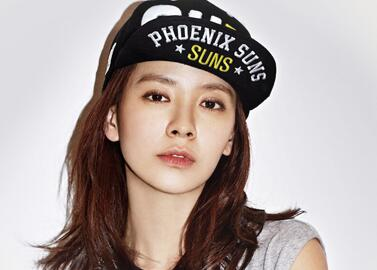
#> input picture assets/sample_2.jpg, 377 x 270 px
$ python 17.laplacian_filter.py   (older library calls are emulated)
#> lines starting #> are read from the running program, lines starting #| are printed output that depends on the picture
# -*- encoding: utf-8 -*-
import cv2 as cv
import numpy as np


def BGR2GRAY(img):
    b = img[:, :, 0].copy()
    g = img[:, :, 1].copy()
    r = img[:, :, 2].copy()

    out = 0.2126 * r + 0.7152 * g + 0.0722 * b
    out = out.astype(np.uint8)
    return out


def laplacian_filter(img):
    H, W, _ = img.shape
    padding = 1
    gray = BGR2GRAY(img)
    out = np.zeros((H + padding * 2, W + padding * 2), dtype=np.float)
    out[padding:padding + H, padding:padding + W] = gray.copy().astype(np.float)
    tmp = out.copy()

    k = [[0., 1., 0.], [1., -4., 1.], [0., 1., 0.]]
    for x in range(H):
        for y in range(W):
            out[padding + x, padding + y] = np.sum(k * tmp[x:x + 3, y:y + 3])
    out = np.clip(out, 0, 255)
    out = out[padding:padding + H, padding:padding + W].astype(np.uint8)
    return out


def main():
    img = cv.imread('../assets/sample_2.jpg')
#> img is the input picture: shape (270, 377, 3); mean B, G, R 161, 164.1, 176.2
    out_v = laplacian_filter(img)
#> in BGR2GRAY, `b = img[:, :, 0].copy()`:
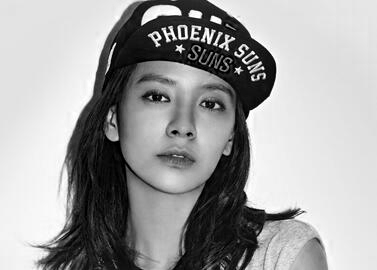
#> b: shape (270, 377); min 0, max 255, mean 161
#> in BGR2GRAY, `g = img[:, :, 1].copy()`:
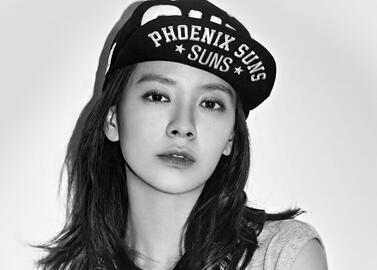
#> g: shape (270, 377); min 0, max 255, mean 164.1
#> in BGR2GRAY, `r = img[:, :, 2].copy()`:
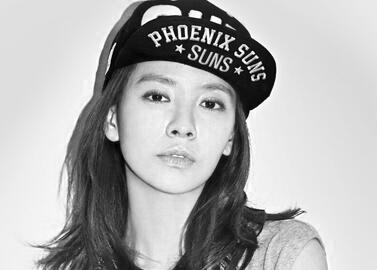
#> r: shape (270, 377); min 0, max 255, mean 176.2
#> in laplacian_filter, `out[padding:padding + H, padding:padding + W] = gray.copy().astype(np...`:
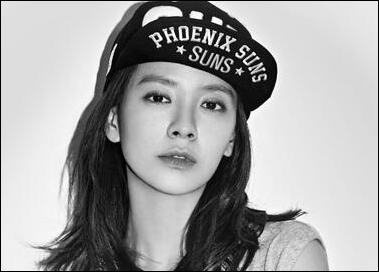
#> out: shape (272, 379) float64; min 0, max 254, mean 163.9
#> after the loop in laplacian_filter, `for x in range(H):`:
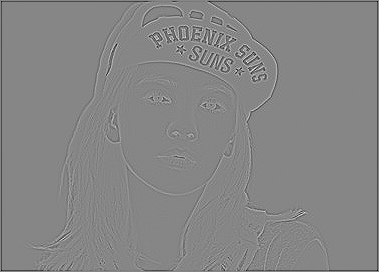
#> out: shape (272, 379) float64; min -502, max 451, mean -2.4; drawn with min black and max white
#> in laplacian_filter, `out = np.clip(out, 0, 255)`:
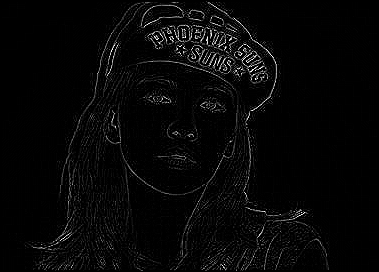
#> out: shape (272, 379) float64; min 0, max 255, mean 7.2
#> in laplacian_filter, `out = out[padding:padding + H, padding:padding + W].astype(np.uint8)`:
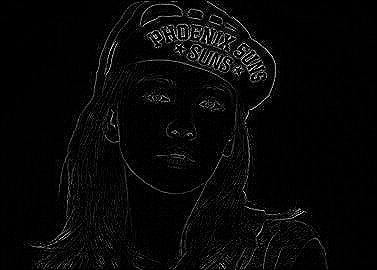
#> out: shape (270, 377); min 0, max 255, mean 7.3
    cv.imshow('', out_v)
    cv.waitKey(0)


if __name__ == '__main__':
    main()

$ run again, with assets/sample_1.jpg copied over assets/sample_2.jpg
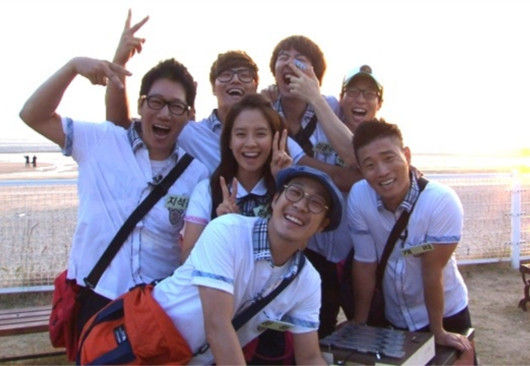
#> input picture assets/sample_1.jpg, 530 x 366 px
#> in main, img is the input picture: shape (366, 530, 3); mean B, G, R 164.7, 151.3, 158.8
#> after the loop in laplacian_filter, `for x in range(H):`:
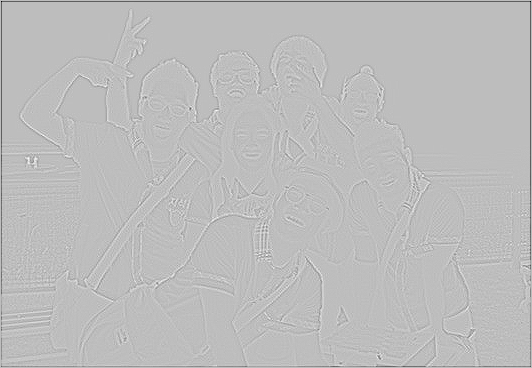
#> out: shape (368, 532) float64; min -508, max 175, mean -1.7; drawn with min black and max white
#> in laplacian_filter, `out = np.clip(out, 0, 255)`:
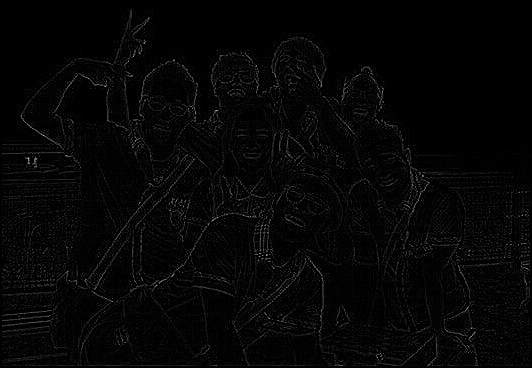
#> out: shape (368, 532) float64; min 0, max 175, mean 4.9
